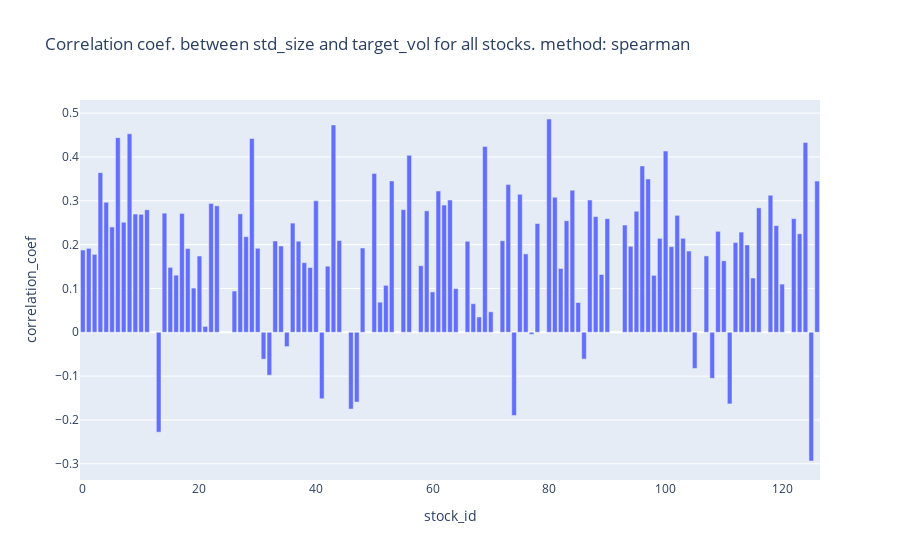
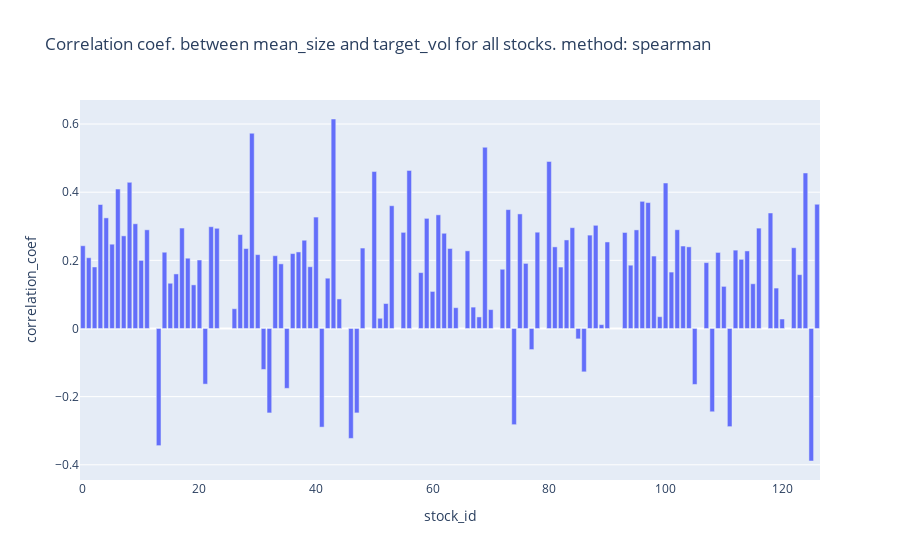

Notebook code cell kept with these figures, in order:
### Code cell
## plot all stocks correlation coefficiceints together
coef_df=pd.DataFrame({'stock_id':std_size_n_target_vol_corr_coef.keys(),'correlation_coef':std_size_n_target_vol_corr_coef.values()})
fig = px.bar(coef_df, x='stock_id',y='correlation_coef',title="Correlation coef. between " + str(std_size_n_target_vol_df.columns[0]) + " and " + str(std_size_n_target_vol_df.columns[1])+ " for all stocks"+ ". method: "+corr_method)
fig.show()

## plot all stocks correlation coefficiceints together
coef_df=pd.DataFrame({'stock_id':mean_size_n_target_vol_corr_coef.keys(),'correlation_coef':mean_size_n_target_vol_corr_coef.values()})
fig1 =px.bar(coef_df, x='stock_id',y='correlation_coef',title="Correlation coef. between " + str(mean_size_n_target_vol_df.columns[0]) + " and " + str(mean_size_n_target_vol_df.columns[1])+ " for all stocks"+ ". method: "+corr_method)
fig1.show()

### Figure 1 — Plotly figure (JSON) as saved in the notebook; plotly's stock layout.template omitted (floating-point values rounded to 4 significant figures)
{"data": [{"alignmentgroup": "True", "hovertemplate": "stock_id=%{x}<br>correlation_coef=%{y}<extra></extra>", "legendgroup": "", "marker": {"color": "#636efa", "pattern": {"shape": ""}}, "name": "", "offsetgroup": "", "orientation": "v", "showlegend": false, "textposition": "auto", "type": "bar", "x": [0, 1, 10, 100, 101, 102, 103, 104, 105, 107, 108, 109, 11, 110, 111, 112, 113, 114, 115, 116, 118, 119, 120, 122, 123, 124, 125, 126, 13, 14, 15, 16, 17, 18, 19, 2, 20, 21, 22, 23, 26, 27, 28, 29, 3, 30, 31, 32, 33, 34, 35, 36, 37, 38, 39, 4, 40, 41, 42, 43, 44, 46, 47, 48, 5, 50, 51, 52, 53, 55, 56, 58, 59, 6, 60, 61, 62, 63, 64, 66, 67, 68, 69, 7, 70, 72, 73, 74, 75, 76, 77, 78, 8, 80, 81, 82, 83, 84, 85, 86, 87, 88, 89, 9, 90, 93, 94, 95, 96, 97, 98, 99], "xaxis": "x", "y": [0.1877, 0.1914, 0.2691, 0.4135, 0.1953, 0.2668, 0.2144, 0.1854, -0.08249, 0.1742, -0.105, 0.2304, 0.2795, 0.1631, -0.1635, 0.2049, 0.2286, 0.1993, 0.1238, 0.2839, 0.3129, 0.2433, 0.11, 0.2593, 0.2248, 0.4332, -0.2937, 0.345, -0.2279, 0.2718, 0.1481, 0.1303, 0.2713, 0.1909, 0.1009, 0.1778, 0.174, 0.01338, 0.2937, 0.2885, 0.09406, 0.2702, 0.2182, 0.4421, 0.3642, 0.1917, -0.06136, -0.09793, 0.2084, 0.1968, -0.03268, 0.2491, 0.2079, 0.1588, 0.1477, 0.2965, 0.2999, -0.1517, 0.1508, 0.4731, 0.2092, -0.1752, -0.1592, 0.1923, 0.2404, 0.3625, 0.0686, 0.1071, 0.3453, 0.2799, 0.4038, 0.1519, 0.277, 0.4441, 0.09203, 0.3223, 0.2903, 0.3018, 0.09971, 0.2077, 0.06518, 0.03491, 0.4242, 0.2511, 0.04674, 0.2088, 0.337, -0.1898, 0.3148, 0.1789, -0.004651, 0.248, 0.4528, 0.4866, 0.3082, 0.1456, 0.2544, 0.3243, 0.06793, -0.06117, 0.3017, 0.264, 0.1319, 0.2698, 0.2592, 0.2448, 0.1962, 0.2761, 0.3795, 0.3499, 0.1299, 0.2143], "yaxis": "y"}], "layout": {"barmode": "relative", "legend": {"tracegroupgap": 0}, "title": {"text": "Correlation coef. between std_size and target_vol for all stocks. method: spearman"}, "xaxis": {"anchor": "y", "domain": [0, 1], "title": {"text": "stock_id"}}, "yaxis": {"anchor": "x", "domain": [0, 1], "title": {"text": "correlation_coef"}}}}

### Figure 2 — Plotly figure (JSON) as saved in the notebook; plotly's stock layout.template omitted (floating-point values rounded to 4 significant figures)
{"data": [{"alignmentgroup": "True", "hovertemplate": "stock_id=%{x}<br>correlation_coef=%{y}<extra></extra>", "legendgroup": "", "marker": {"color": "#636efa", "pattern": {"shape": ""}}, "name": "", "offsetgroup": "", "orientation": "v", "showlegend": false, "textposition": "auto", "type": "bar", "x": [0, 1, 10, 100, 101, 102, 103, 104, 105, 107, 108, 109, 11, 110, 111, 112, 113, 114, 115, 116, 118, 119, 120, 122, 123, 124, 125, 126, 13, 14, 15, 16, 17, 18, 19, 2, 20, 21, 22, 23, 26, 27, 28, 29, 3, 30, 31, 32, 33, 34, 35, 36, 37, 38, 39, 4, 40, 41, 42, 43, 44, 46, 47, 48, 5, 50, 51, 52, 53, 55, 56, 58, 59, 6, 60, 61, 62, 63, 64, 66, 67, 68, 69, 7, 70, 72, 73, 74, 75, 76, 77, 78, 8, 80, 81, 82, 83, 84, 85, 86, 87, 88, 89, 9, 90, 93, 94, 95, 96, 97, 98, 99], "xaxis": "x", "y": [0.2428, 0.2077, 0.1999, 0.4269, 0.1655, 0.2898, 0.242, 0.2396, -0.1642, 0.1933, -0.2444, 0.2233, 0.2896, 0.1236, -0.288, 0.23, 0.203, 0.2277, 0.1312, 0.2946, 0.339, 0.1186, 0.02783, 0.237, 0.158, 0.4563, -0.3889, 0.3646, -0.3438, 0.2238, 0.1328, 0.1601, 0.2948, 0.2063, 0.128, 0.1805, 0.2009, -0.1633, 0.2987, 0.2941, 0.058, 0.2756, 0.2346, 0.573, 0.3638, 0.2168, -0.1202, -0.2478, 0.2136, 0.1897, -0.1757, 0.2198, 0.2246, 0.259, 0.1812, 0.3246, 0.327, -0.2895, 0.1476, 0.6148, 0.08672, -0.3226, -0.2477, 0.2361, 0.2474, 0.4605, 0.02999, 0.07319, 0.3603, 0.2821, 0.464, 0.164, 0.3232, 0.4092, 0.1088, 0.3336, 0.2795, 0.2348, 0.06108, 0.2279, 0.06276, 0.03395, 0.5319, 0.2719, 0.05545, 0.1739, 0.3489, -0.2822, 0.3363, 0.191, -0.06189, 0.2826, 0.4289, 0.4901, 0.2395, 0.1804, 0.2598, 0.2958, -0.03047, -0.1272, 0.2741, 0.3028, 0.01136, 0.3073, 0.254, 0.2818, 0.1858, 0.2894, 0.3731, 0.3695, 0.2126, 0.03463], "yaxis": "y"}], "layout": {"barmode": "relative", "legend": {"tracegroupgap": 0}, "title": {"text": "Correlation coef. between mean_size and target_vol for all stocks. method: spearman"}, "xaxis": {"anchor": "y", "domain": [0, 1], "title": {"text": "stock_id"}}, "yaxis": {"anchor": "x", "domain": [0, 1], "title": {"text": "correlation_coef"}}}}
